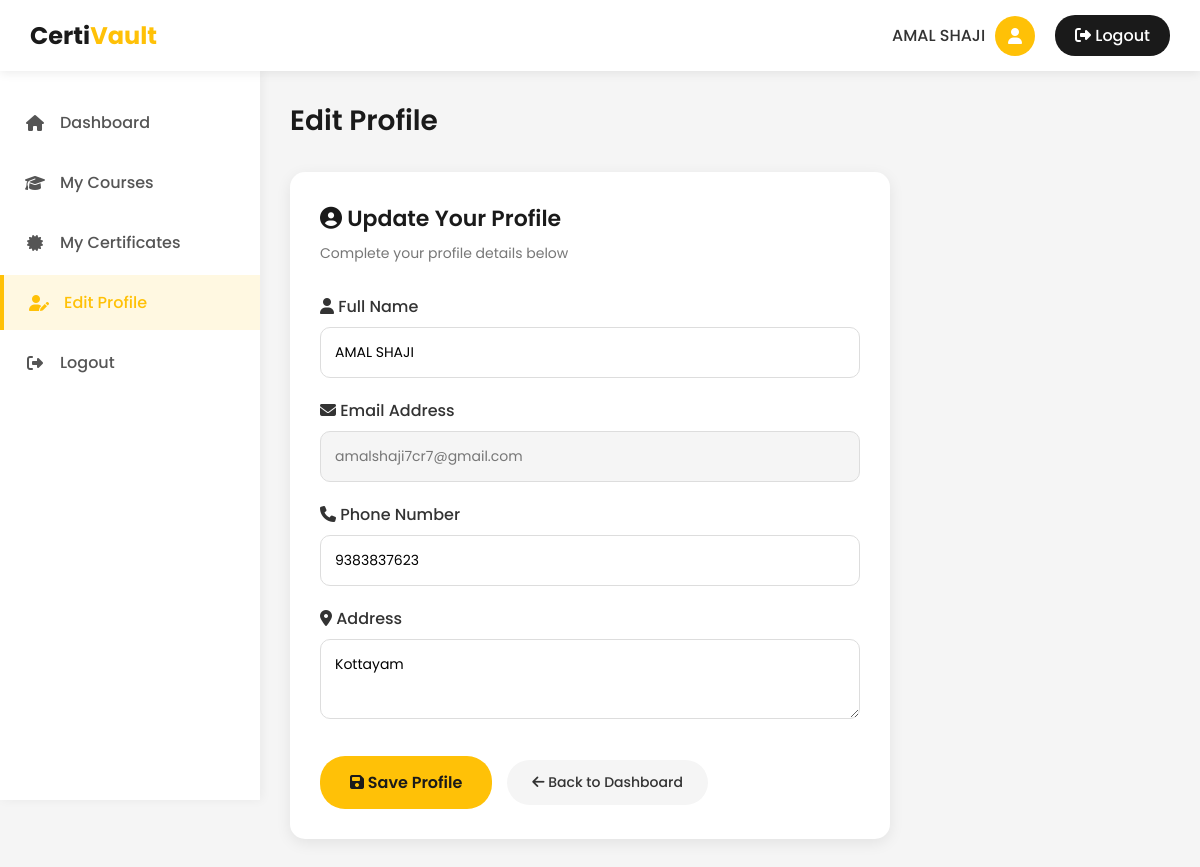
The app's page /student/profile-update/ (signed in) with its own data.
### students/models.py (models this page shows, shortened)
class Student(models.Model):
    user = models.OneToOneField(
        CustomUser,
        on_delete=models.CASCADE
    )
    student_id = models.CharField(
        max_length=50,
        unique=True
    )
    full_name = models.CharField(
        max_length=150
    )
    email = models.EmailField(
        unique=True,
        null=True,
        blank=True
    )
    phone = models.CharField(
        max_length=15
    )
    address = models.TextField()
    profile_photo = models.ImageField(
        upload_to="student_photos/",
        null=True,
        blank=True
    )
    created_at = models.DateTimeField(
        auto_now_add=True
    )

### students/views.py (the view, shortened to what this page needs)
# urls.py: path('profile-update/', views.student_profile_update, name='student_profile_update'),
@login_required
def student_profile_update(request):
    if request.user.user_type != "student":
        return redirect("students:student_login")
    from students.models import Student
    student = Student.objects.get(user=request.user)
    return render(request, "student/profile_update.html", {"student": student})

### templates/student/profile_update.html (shortened to what this page needs)
<!DOCTYPE html>
<html lang="en">
<head>
    <link rel="stylesheet" href="https://cdnjs.cloudflare.com/ajax/libs/font-awesome/6.4.0/css/all.min.css">
</head>
<body>
    <nav class="navbar">
        <div class="logo">Certi<span>Vault</span></div>
        <div class="navbar-right">
            <div class="user-info">
                <span class="user-name">{% if student.full_name %}{{ student.full_name }}{% else %}{{ user.username }}{% endif %}</span>
                <div class="profile-icon">
                    <i class="fas fa-user"></i>
                </div>
            </div>
            <a href="{% url 'logout' %}" class="logout-btn">
                <i class="fas fa-sign-out-alt"></i> Logout
            </a>
        </div>
    </nav>
    <div class="sidebar">
        <ul class="sidebar-menu">
            <li><a href="{% url 'students:student_dashboard' %}"><i class="fas fa-home"></i> <span>Dashboard</span></a></li>
            <li><a href="{% url 'students:student_dashboard' %}#my-enrollments"><i class="fas fa-graduation-cap"></i> <span>My Courses</span></a></li>
            <li><a href="{% url 'students:student_dashboard' %}#mycertificates"><i class="fas fa-certificate"></i> <span>My Certificates</span></a></li>
            <li><a href="{% url 'students:student_profile_update' %}" class="active"><i class="fas fa-user-edit"></i> <span>Edit Profile</span></a></li>
            <li><a href="{% url 'logout' %}"><i class="fas fa-sign-out-alt"></i> <span>Logout</span></a></li>
        </ul>
    </div>
    <div class="main-content">
        <div class="page-header">
            <h1>Edit Profile</h1>
        </div>
        <div class="form-container">
            <h2 class="form-title"><i class="fas fa-user-circle"></i> Update Your Profile</h2>
            <p class="form-subtitle">Complete your profile details below</p>
            <form method="POST">
                <div class="form-group">
                    <label for="full_name"><i class="fas fa-user"></i> Full Name</label>
                    <input type="text" name="full_name" id="full_name" value="{{ student.full_name }}" required>
                </div>
                <div class="form-group">
                    <label for="email"><i class="fas fa-envelope"></i> Email Address</label>
                    <input type="email" value="{{ student.email }}" disabled class="disabled-field">
                </div>
                <div class="form-group">
                    <label for="phone"><i class="fas fa-phone"></i> Phone Number</label>
                    <input type="text" name="phone" id="phone" value="{{ student.phone }}" placeholder="Enter phone number" required>
                </div>
                <div class="form-group">
                    <label for="address"><i class="fas fa-map-marker-alt"></i> Address</label>
                    <textarea name="address" id="address" placeholder="Enter your address" required>{{ student.address }}</textarea>
                </div>
                <div class="form-actions">
                    <button type="submit" class="btn-save">
                        <i class="fas fa-save"></i> Save Profile
                    </button>
                    <a href="{% url 'students:student_dashboard' %}" class="btn-back">
                        <i class="fas fa-arrow-left"></i> Back to Dashboard
                    </a>
                </div>
            </form>
        </div>
    </div>
</body>
</html>

### templates/student/profile_update.html (style rules this page uses)
* { margin: 0; padding: 0; box-sizing: border-box; font-family: 'Poppins', sans-serif; }
body { background-color: #f5f5f5; min-height: 100vh; }
.navbar { background: white; padding: 15px 30px; display: flex; justify-content: space-between; align-items: center; box-shadow: 0 2px 10px rgba(0,0,0,0.08); position: fixed; width: 100%; top: 0; z-index: 1000; }
.logo { font-size: 24px; font-weight: 700; color: #1a1a1a; }
.logo span { color: #FFC107; }
.navbar-right { display: flex; align-items: center; gap: 20px; }
.user-info { display: flex; align-items: center; gap: 10px; }
.user-name { font-weight: 500; color: #333; }
.profile-icon { width: 40px; height: 40px; background: #FFC107; border-radius: 50%; display: flex; align-items: center; justify-content: center; color: white; font-weight: 600; }
.logout-btn { padding: 8px 20px; background: #1a1a1a; color: white; border: none; border-radius: 20px; cursor: pointer; font-weight: 500; transition: all 0.3s ease; text-decoration: none; }
.sidebar { position: fixed; left: 0; top: 70px; width: 260px; height: calc(100vh - 70px); background: white; padding: 20px 0; box-shadow: 2px 0 10px rgba(0,0,0,0.05); }
.sidebar-menu { list-style: none; }
.sidebar-menu li { margin: 5px 0; }
.sidebar-menu a { display: flex; align-items: center; gap: 15px; padding: 15px 25px; color: #555; text-decoration: none; font-weight: 500; transition: all 0.3s ease; }
.sidebar-menu a:hover, .sidebar-menu a.active { background: #FFF8E1; color: #FFC107; border-left: 4px solid #FFC107; }
.sidebar-menu i { width: 20px; text-align: center; }
.main-content { margin-left: 260px; margin-top: 70px; padding: 30px; min-height: calc(100vh - 70px); }
.page-header { margin-bottom: 30px; }
.page-header h1 { font-size: 28px; color: #1a1a1a; font-weight: 600; }
.form-container { background: white; border-radius: 15px; box-shadow: 0 4px 15px rgba(0,0,0,0.08); padding: 30px; max-width: 600px; }
.form-title { font-size: 22px; color: #1a1a1a; font-weight: 600; margin-bottom: 8px; }
.form-subtitle { color: #777; margin-bottom: 30px; font-size: 14px; }
.form-group { margin-bottom: 20px; }
.form-group label { display: block; margin-bottom: 8px; font-weight: 500; color: #333; }
.form-group input, .form-group textarea { width: 100%; padding: 14px; border: 1px solid #ddd; border-radius: 10px; font-size: 14px; font-family: 'Poppins', sans-serif; transition: all 0.3s ease; }
.form-group textarea { resize: vertical; min-height: 80px; }
.form-group .disabled-field { background: #f5f5f5; color: #777; cursor: not-allowed; }
.btn-save { padding: 14px 30px; background: #FFC107; border: none; border-radius: 25px; color: #1a1a1a; font-size: 16px; font-weight: 600; cursor: pointer; transition: all 0.3s ease; font-family: 'Poppins', sans-serif; }
.btn-back { display: inline-block; padding: 12px 25px; background: #f5f5f5; color: #333; border: none; border-radius: 25px; font-size: 14px; font-weight: 500; cursor: pointer; transition: all 0.3s ease; text-decoration: none; margin-left: 15px; }
.form-actions { display: flex; align-items: center; margin-top: 30px; }

### records on screen
Student: full_name "AMAL SHAJI", email "amalshaji7cr7@gmail.com", phone "9383837623", address "Kottayam"
